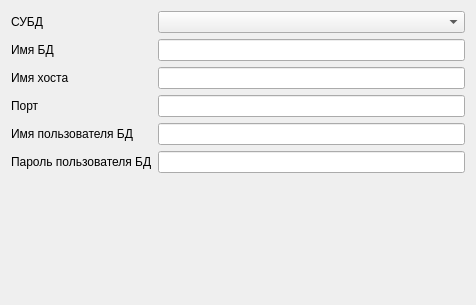
<?xml version="1.0" encoding="UTF-8"?>
<ui version="4.0">
 <class>DatabaseSettingsPage</class>
 <widget class="QWidget" name="DatabaseSettingsPage">
  <property name="geometry">
   <rect>
    <x>0</x>
    <y>0</y>
    <width>476</width>
    <height>305</height>
   </rect>
  </property>
  <property name="windowTitle">
   <string>Form</string>
  </property>
  <layout class="QVBoxLayout" name="verticalLayout">
   <item>
    <layout class="QFormLayout" name="formLayout">
     <property name="fieldGrowthPolicy">
      <enum>QFormLayout::AllNonFixedFieldsGrow</enum>
     </property>
     <item row="0" column="1">
      <widget class="QComboBox" name="m_databaseType"/>
     </item>
     <item row="0" column="0">
      <widget class="QLabel" name="m_databaseTypeLabel">
       <property name="text">
        <string>СУБД</string>
       </property>
      </widget>
     </item>
     <item row="1" column="1">
      <widget class="QLineEdit" name="m_databasename"/>
     </item>
     <item row="1" column="0">
      <widget class="QLabel" name="m_databasenameLabel">
       <property name="text">
        <string>Имя БД</string>
       </property>
      </widget>
     </item>
     <item row="2" column="1">
      <widget class="QLineEdit" name="m_hostname"/>
     </item>
     <item row="3" column="1">
      <widget class="QLineEdit" name="m_port"/>
     </item>
     <item row="4" column="1">
      <widget class="QLineEdit" name="m_login"/>
     </item>
     <item row="2" column="0">
      <widget class="QLabel" name="m_hostnameLabel">
       <property name="text">
        <string>Имя хоста</string>
       </property>
      </widget>
     </item>
     <item row="3" column="0">
      <widget class="QLabel" name="m_portLabel">
       <property name="text">
        <string>Порт</string>
       </property>
      </widget>
     </item>
     <item row="4" column="0">
      <widget class="QLabel" name="m_loginLabel">
       <property name="text">
        <string>Имя пользователя БД</string>
       </property>
      </widget>
     </item>
     <item row="5" column="1">
      <widget class="QLineEdit" name="m_password">
       <property name="echoMode">
        <enum>QLineEdit::Password</enum>
       </property>
      </widget>
     </item>
     <item row="5" column="0">
      <widget class="QLabel" name="m_passwordLabel">
       <property name="text">
        <string>Пароль пользователя БД</string>
       </property>
      </widget>
     </item>
    </layout>
   </item>
  </layout>
 </widget>
 <resources/>
 <connections/>
</ui>
